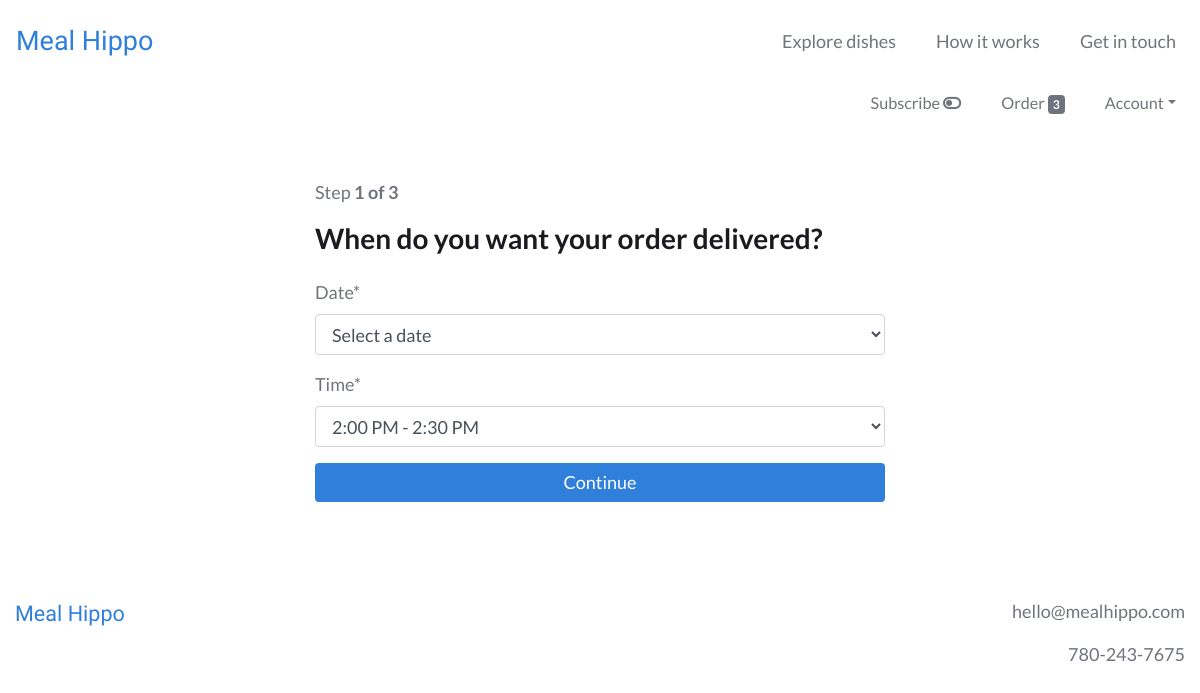
/order/timing (signed in), run on an earlier commit of the app's database.
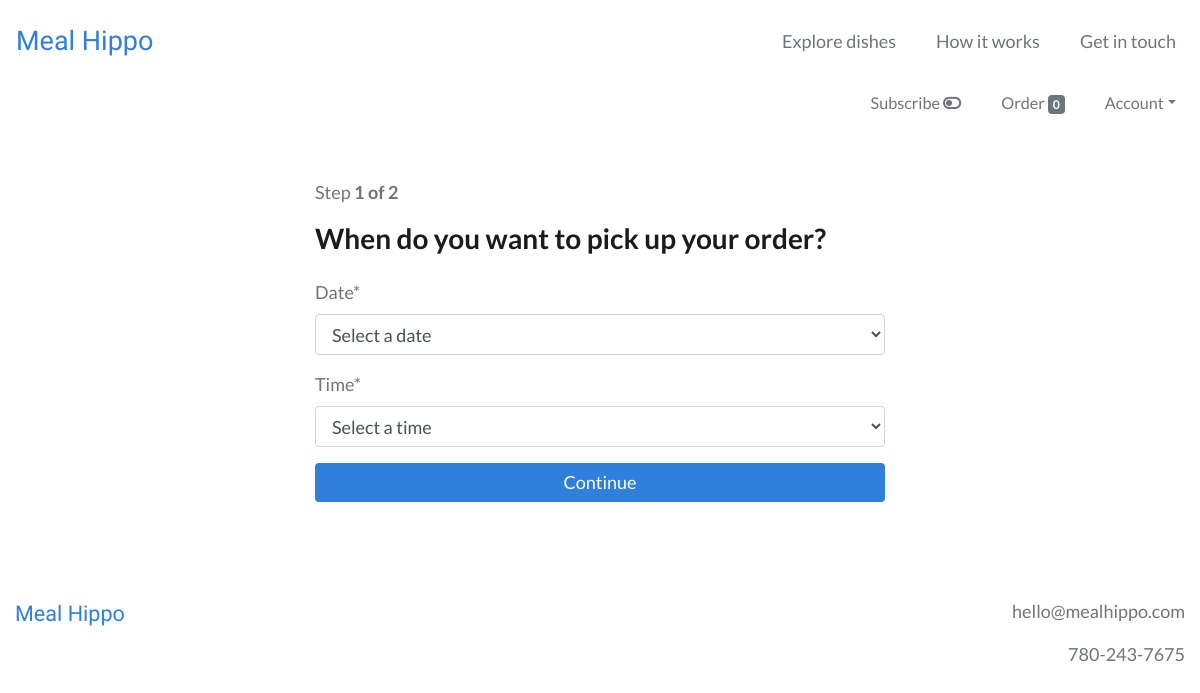
And on a later commit of the database.
### users/models.py (models this page shows, shortened)
class CustomUser(AbstractBaseUser):
    email = models.EmailField(unique=True)
    is_active = models.BooleanField(default=True)
    is_admin = models.BooleanField(default=False)
    objects = CustomUserManager()
    USERNAME_FIELD = 'email'
    REQUIRED_FIELDS = []

### webplatform/models.py (models this page shows, shortened)
class Order(models.Model):
    user = models.ForeignKey(settings.AUTH_USER_MODEL, on_delete=models.CASCADE)
    items = models.ManyToManyField(OrderItem)
    to_be_delivered = models.BooleanField(default=True)
    delivery_date = models.DateField(null=True)
    delivery_time = models.TimeField(null=True)
    notes = models.TextField(blank=True, null=True, verbose_name='Order notes')
    is_completed = models.BooleanField(default=False)
    payment = models.ForeignKey(Payment, on_delete=models.SET_NULL, blank=True, null=True)
    created_at = models.DateTimeField(auto_now_add=True)
    modified_at = models.DateTimeField(auto_now=True)

### webplatform/views.py (the view, shortened to what this page needs)
# urls.py: path('order/timing', views.OrderTimingView.as_view(), name='order_timing_view'),
class OrderTimingView(IsSubscribedMixin, LoginRequiredMixin, UpdateView):
    login_url = 'login'
    template_name = 'webplatform/order_timing_view.html'
    def get_form_class(self):
        allowed_users = [
            'vanceweir@hotmail.com',
            'brian.neeland@protonmail.com',
            'mlabine103@gmail.com',
            'mike.neeland@gmail.com',
        ]
        if self.request.user.email in allowed_users:
            return forms.OrderTimingFormLate
        else:
            return forms.OrderTimingForm
    def get_object(self):
        order_qs = models.Order.objects.filter(user=self.request.user, is_completed=False)
        if order_qs.exists():
            order = order_qs[0]
            if order.items.count() > 0:
                return order

### webplatform/templatetags/cart_templatetags.py (called while the page is built)
@register.filter
def cart_item_count(user):
    if user.is_authenticated:
        queryset = models.Order.objects.filter(user=user, is_completed=False)
        if queryset.exists():
            return queryset[0].items.count()
    return 0

### webplatform/views.py (called while the page is built)
    def get_context_data(self, **kwargs):
        context = super(IsSubscribedMixin, self).get_context_data(**kwargs)
        if self.request.user.is_authenticated:
            user_subscription_qs = models.UserSubscription.objects.filter(user=self.request.user)
            user_subscription = user_subscription_qs[0]
            context['is_subscribed'] = user_subscription.is_subscribed
        return context

### webplatform/templates/webplatform/order_timing_view.html (shortened to what this page needs)
{% extends 'base.html' %}
{% load static %}
{% load crispy_forms_tags %}
{% load humanize %}
{% block content %}
<div class="container-fluid my-5">
  <div class="row">
    <div class="col-lg-6 offset-lg-3 col-md-8 offset-md-2 col-12">
      {% if order.to_be_delivered %}
        <p>Step <b>1 of 3</b></p>
      {% else %}
        <p>Step <b>1 of 2</b></p>
      {% endif %}
      {% if order.to_be_delivered %}
        <h3 class="mb-4">When do you want your order delivered?</h3>
      {% else %}
        <h3 class="mb-4">When do you want to pick up your order?</h3>
      {% endif %}
      <form method="post">
        {{ form|crispy }}
        <input type="submit" value="Continue" class="btn btn-primary btn-block">
      </form>
    </div>
  </div>
</div>
{% endblock %}

### templates/base.html (shortened to what this page needs)
{% load static %}
{% load cart_templatetags %}
<!DOCTYPE html>
<html lang="en" dir="ltr">
  <head>
    <link rel="stylesheet" href="https://stackpath.bootstrapcdn.com/bootstrap/4.4.1/css/bootstrap.min.css">
    <link rel="stylesheet" type="text/css" href="{% static 'style.css' %}">
  </head>
  <body>
    <nav class="navbar navbar-expand-md navbar-light py-3 bg-white">
      <a class="navbar-brand" href="{% url 'webplatform:home_view' %}">Meal&nbsp;Hippo</a>
      <div class="collapse navbar-collapse" id="navbarText">
        <ul class="navbar-nav ml-auto">
          <li class="nav-item mr-4">
            <a class="nav-link" href="{% url 'webplatform:order_items_view' %}">Explore dishes</a>
          </li>
          <li class="nav-item mr-4">
            <a class="nav-link" href="{% url 'webplatform:support_view' %}">How it works</a>
          </li>
          {% if user.is_authenticated %}
            <li class="nav-item">
          {% else %}
            <li class="nav-item mr-4">
          {% endif %}
            <a class="nav-link" href="{% url 'webplatform:contact_view' %}">Get in touch</a>
          </li>
        </ul>
      </div>
    </nav>
    {% if user.is_authenticated %}
        <nav class="navbar navbar-expand navbar-light user-nav pt-0">
            <ul class="navbar-nav mx-auto ml-md-auto mr-md-0">
              {% if is_subscribed %}
                <li class="nav-item mr-4">
                  <a class="nav-link" data-toggle="modal" data-target="#subscribe_modal" href="">Subscribed <i class="fas fa-toggle-on"></i></a>
                </li>
              {% else %}
                <span data-toggle="tooltip" data-placement="bottom" title="Set up automatic weekly orders and save money">
                  <li class="nav-item mr-4">
                    <a class="nav-link" data-toggle="modal" data-target="#subscribe_modal" href="">Subscribe <i class="fas fa-toggle-off"></i></a>
                  </li>
                </span>
              {% endif %}
              <li class="nav-item mr-4">
                <a class="nav-link" href="{% url 'webplatform:order_items_view' %}">
                  Order <span class="badge badge-secondary">{{ request.user|cart_item_count }}</span>
                </a>
              </li>
              <li class="nav-item dropdown">
                <a class="nav-link dropdown-toggle" data-toggle="dropdown" href="#" role="button" aria-haspopup="true" aria-expanded="false">Account</a>
              </li>
            </ul>
        </nav>
    {% endif %}
    {% block content %}
    {% endblock %}
    <footer>
      <div class="container-fluid text-center py-5 mb-5">
        <div class="row">
          <div class="col-sm text-sm-left mb-4">
            <span class="logo">
              <a href="{% url 'webplatform:home_view' %}">Meal&nbsp;Hippo</a>
            </span>
          </div>
          <div class="col-sm text-sm-right">
            <p>hello@mealhippo.com</p>
            <p>780-243-7675</p>
          </div>
        </div>
      </div>
    </footer>
  </body>
</html>

What changed in the data, as far as the page shows it:
no longer on this page (row edited): Order: delivery_date "Select a date", delivery_time "2:00 PM - 2:30 PM"
changed CustomUser: user|cart_item_count "3" → "0"
Also different on the page:
form field delivery_date: (not shown) → "Select a date"
form field delivery_time: (not shown) → "Select a time"
text no longer shown: "1 of 3 When do you want your order delivered?"
text now shown: "1 of 2 When do you want to pick up your order?"
